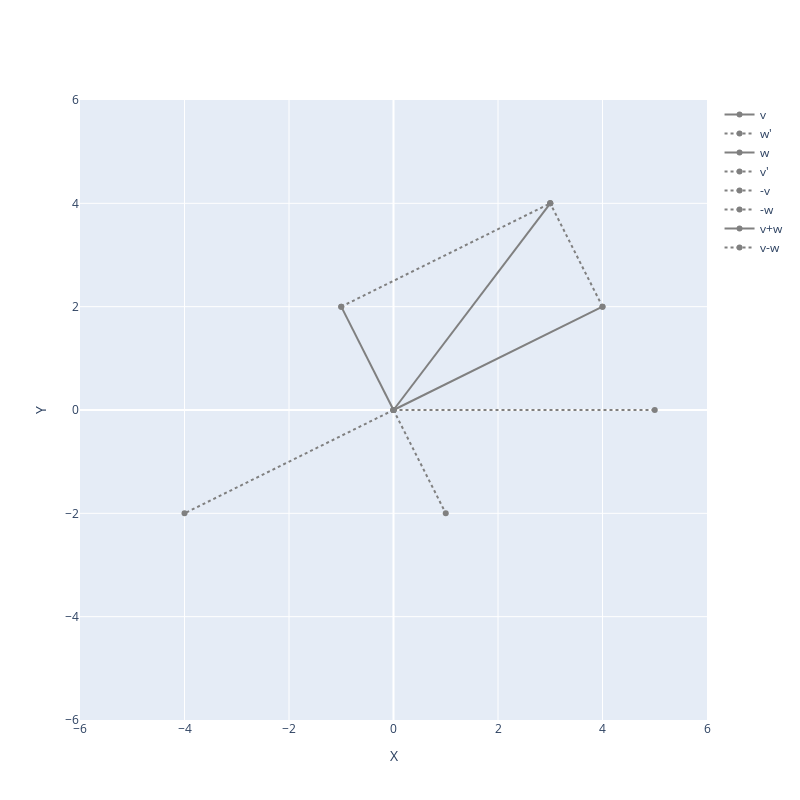

Notebook cell for this chart:
### Markdown cell above
This result is the zero vector $\vec{0}$, not the number zero.<br>
This is also a good way to show that it doesnt really matter how you add 2 vectors they will result in the same output.

### Code cell
v = np.array([4, 2])
w = np.array([-1, 2])
v_1 = (-1)*v
w_1 = (-1)*w
sum_vw = v + w
diff_vw = v - w

fig = go.Figure()

fig.add_trace(go.Scatter(x = [0, v[0]],
                         y = [0, v[1]],
                         mode = "lines+markers",
                         name = "v",
                         line = dict(color = "grey")))

fig.add_trace(go.Scatter(x = [v[0], sum_vw[0]],
                         y = [v[1], sum_vw[1]],
                         name = "w'",
                         mode = "lines+markers",
                         line = dict(color = "grey", dash = 'dot')))

fig.add_trace(go.Scatter(x = [0, w[0]],
                         y = [0, w[1]],
                         mode = "lines+markers",
                         name = "w",
                         line = dict(color = "grey")))

fig.add_trace(go.Scatter(x = [w[0], sum_vw[0]],
                         y = [w[1], sum_vw[1]],
                         mode = "lines+markers",
                         name = "v'",
                         line = dict(color = "grey", dash = 'dot')))

fig.add_trace(go.Scatter(x = [0, v_1[0]],
                         y = [0, v_1[1]],
                         mode = "lines+markers",
                         name = "-v",
                         line = dict(color = "grey", dash ="dot")))

fig.add_trace(go.Scatter(x = [0, w_1[0]],
                         y = [0, w_1[1]],
                         mode = "lines+markers",
                         name = "-w",
                         line = dict(color = "grey", dash ="dot")))

fig.add_trace(go.Scatter(x = [0, sum_vw[0]],
                         y = [0, sum_vw[1]],
                         mode = "lines+markers",
                         name = "v+w",
                         line = dict(color = "grey")))

fig.add_trace(go.Scatter(x = [0, diff_vw[0]],
                         y = [0, diff_vw[1]],
                         mode = "lines+markers",
                         name = "v-w",
                         line = dict(color = "grey", dash ="dot")))

fig.update_layout(xaxis = dict(range = [-6,6], title = "X"),
                  yaxis = dict(range = [-6,6], title = "Y"),
                  width = 800,
                  height = 800)

### Figure 1 — Plotly figure (JSON) as saved in the notebook; plotly's stock layout.template omitted (floating-point values rounded to 4 significant figures)
{"data": [{"line": {"color": "grey"}, "mode": "lines+markers", "name": "v", "type": "scatter", "x": [0, 4], "y": [0, 2]}, {"line": {"color": "grey", "dash": "dot"}, "mode": "lines+markers", "name": "w'", "type": "scatter", "x": [4, 3], "y": [2, 4]}, {"line": {"color": "grey"}, "mode": "lines+markers", "name": "w", "type": "scatter", "x": [0, -1], "y": [0, 2]}, {"line": {"color": "grey", "dash": "dot"}, "mode": "lines+markers", "name": "v'", "type": "scatter", "x": [-1, 3], "y": [2, 4]}, {"line": {"color": "grey", "dash": "dot"}, "mode": "lines+markers", "name": "-v", "type": "scatter", "x": [0, -4], "y": [0, -2]}, {"line": {"color": "grey", "dash": "dot"}, "mode": "lines+markers", "name": "-w", "type": "scatter", "x": [0, 1], "y": [0, -2]}, {"line": {"color": "grey"}, "mode": "lines+markers", "name": "v+w", "type": "scatter", "x": [0, 3], "y": [0, 4]}, {"line": {"color": "grey", "dash": "dot"}, "mode": "lines+markers", "name": "v-w", "type": "scatter", "x": [0, 5], "y": [0, 0]}], "layout": {"height": 800, "width": 800, "xaxis": {"range": [-6, 6], "title": {"text": "X"}}, "yaxis": {"range": [-6, 6], "title": {"text": "Y"}}}}
